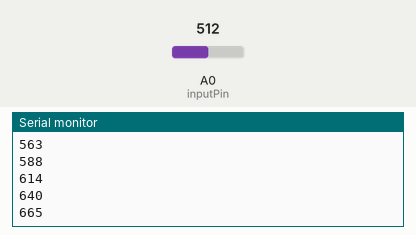
A sketch run on a simulated Arduino Uno, built with avr-gcc and run on an emulated ATmega328P. On the bench: the last lines printed to the serial monitor. The inputs (shaded band) are chosen by the test bench; at power-on: A0 (inputPin) = 512.

Above: at 1.2 s.
1.3 s: A0 (inputPin) set to 716
At 1.36 s:
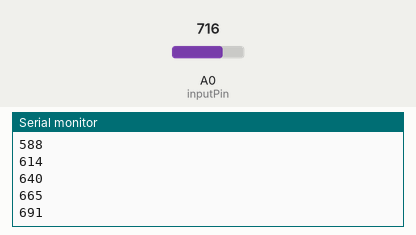
2.8 s: A0 (inputPin) set to 900
At 2.96 s:
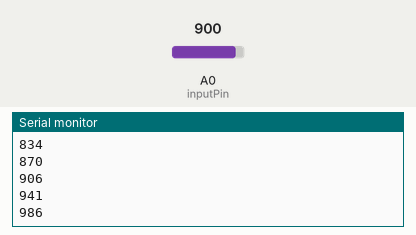
Timing chart, 0 to 5.8 s (numbered marks = the images above; inputs shaded):
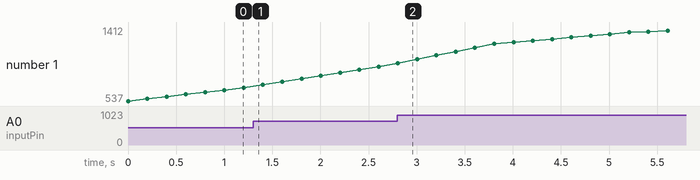

Measured:
- after the input at 2.8 s, the serial monitor: prints a new line at once (image 2)
- plotted number 1: 691 → 941 after the input at 1.3 s, 941 → 1412 after the input at 2.8 s

The sketch:

RCWL-0516--smoothing.ino
```cpp
/*

  Smoothing

  Intention:
  1. Sense movement


  The circuit:
      RCWL-0516 - http://www.ebay.fr/itm/172620108071

  Smoothing based on this code - https://goo.gl/94xwHh

*/


// Define the number of samples to keep track of.  The higher the number,
// the more the readings will be smoothed, but the slower the output will
// respond to the input.  Using a constant rather than a normal variable lets
// use this value to determine the size of the readings array.
const int numReadings = 20;

int readings[numReadings];      // the readings from the analog input
int readIndex = 0;              // the index of the current reading
int total = 0;                  // the running total
int average = 0;                // the average

int inputPin = A0;

void setup() {
  // initialize serial communication with computer:
  Serial.begin(115200);
  // initialize all the readings to 0:
  for (int thisReading = 0; thisReading < numReadings; thisReading++) {
    readings[thisReading] = 0;
  }
  total = numReadings * analogRead(inputPin);
}

void loop() {
  // subtract the last reading:
  total = total - readings[readIndex];
  // read from the sensor:
  readings[readIndex] = analogRead(inputPin);
  // add the reading to the total:
  total = total + readings[readIndex];
  // advance to the next position in the array:
  readIndex = readIndex + 1;

  // if we're at the end of the array...
  if (readIndex >= numReadings) {
    // ...wrap around to the beginning:
    readIndex = 0;
  }

  // calculate the average:
  average = abs(total / numReadings);
  // send it to the computer as ASCII digits
  Serial.println(average);
  delay(200);        // delay in between reads for stability
}
```
